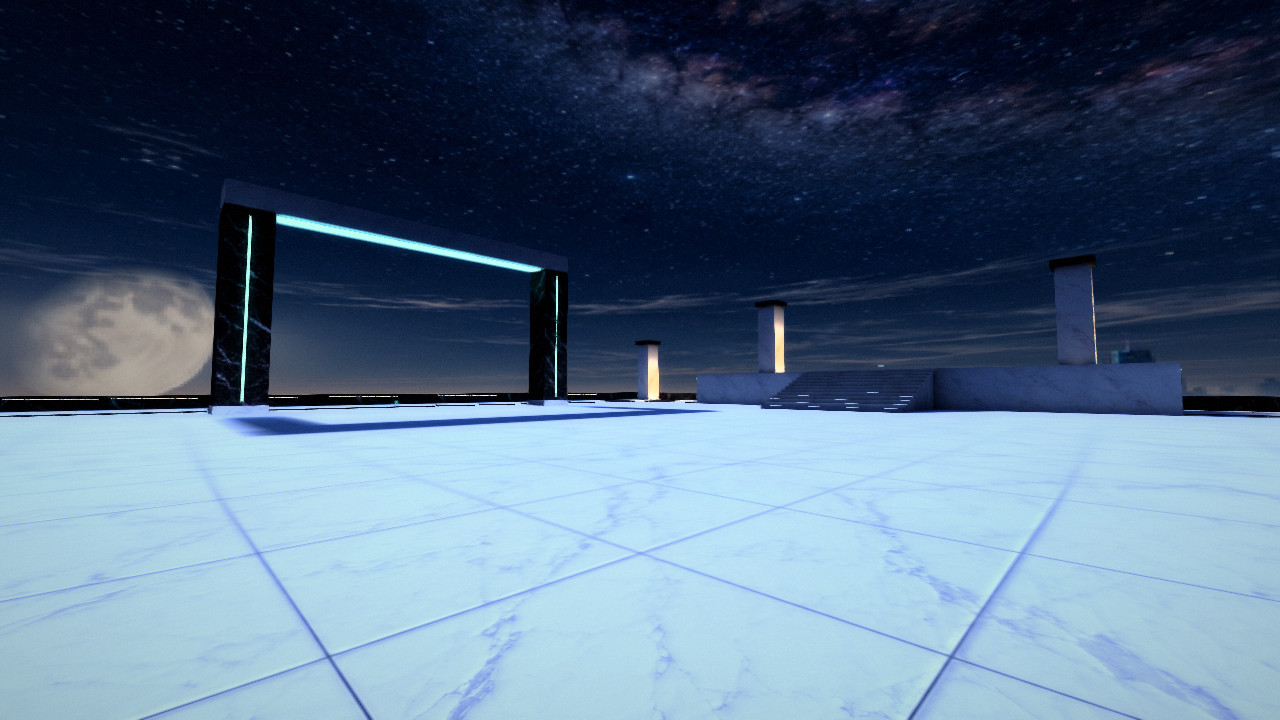
#> input picture docs/screenshots/baseline/nocturne-1-portal.jpg, 1280 x 720 px
$ python sample.py
#> lines starting #> are read from the running program, lines starting #| are printed output that depends on the picture
"""Sample colour stats from the nocturne baseline shots. Usage: python3 -I sample.py"""
import json, os, sys
import numpy as np
from PIL import Image
B = os.path.dirname(os.path.abspath(__file__))
D = os.path.join(B, sys.argv[1]) if len(sys.argv)>1 else B
R = {
 "nocturne-1-portal.jpg": {"sky":(400,40,900,200),"floor_lit":(300,540,900,700),"moon":(60,290,200,380)},
 "nocturne-2-axis.jpg": {"sky":(300,80,1000,250),"floor_lit":(400,430,900,520),"black_marble":(100,548,500,595),"moon":(590,330,670,400),"pillar_dark":(20,100,180,400)},
 "nocturne-3-terrace.jpg": {"sky":(400,50,900,200),"floor_lit":(400,560,900,700),"floor_shadow":(0,520,300,600),"terrace_wall":(310,400,520,440),"pillar_lit":(1085,350,1140,420)},
 "nocturne-4-colonnade.jpg": {"sky":(100,50,500,200),"floor_lit":(300,600,900,700),"black_inlay":(150,565,250,590),"pillar":(600,250,680,450),"haze":(0,415,550,430)},
 "nocturne-5-overview.jpg": {"sky":(300,20,900,120),"moon":(100,100,210,190),"clouds":(0,250,380,330),"floor_lit":(400,560,700,700),"floor_shadow":(1140,570,1260,700),"pillar_warm":(10,340,90,520)},
}
def lum(a): return 0.2126*a[...,0]+0.7152*a[...,1]+0.0722*a[...,2]
def hsv(rgb):
    import colorsys; r,g,b=[x/255 for x in rgb]; h,s,v=colorsys.rgb_to_hsv(r,g,b); return round(h*360),round(s,2),round(v,2)
out={}
for f,regs in R.items():
    a=np.asarray(Image.open(os.path.join(D,f)).convert("RGB")).astype(float)
    L=lum(a)/255
#> in lum, `def lum(a): return 0.2126*a[...,0]+0.7152*a[...,1]+0.0722*a[...,2]`:
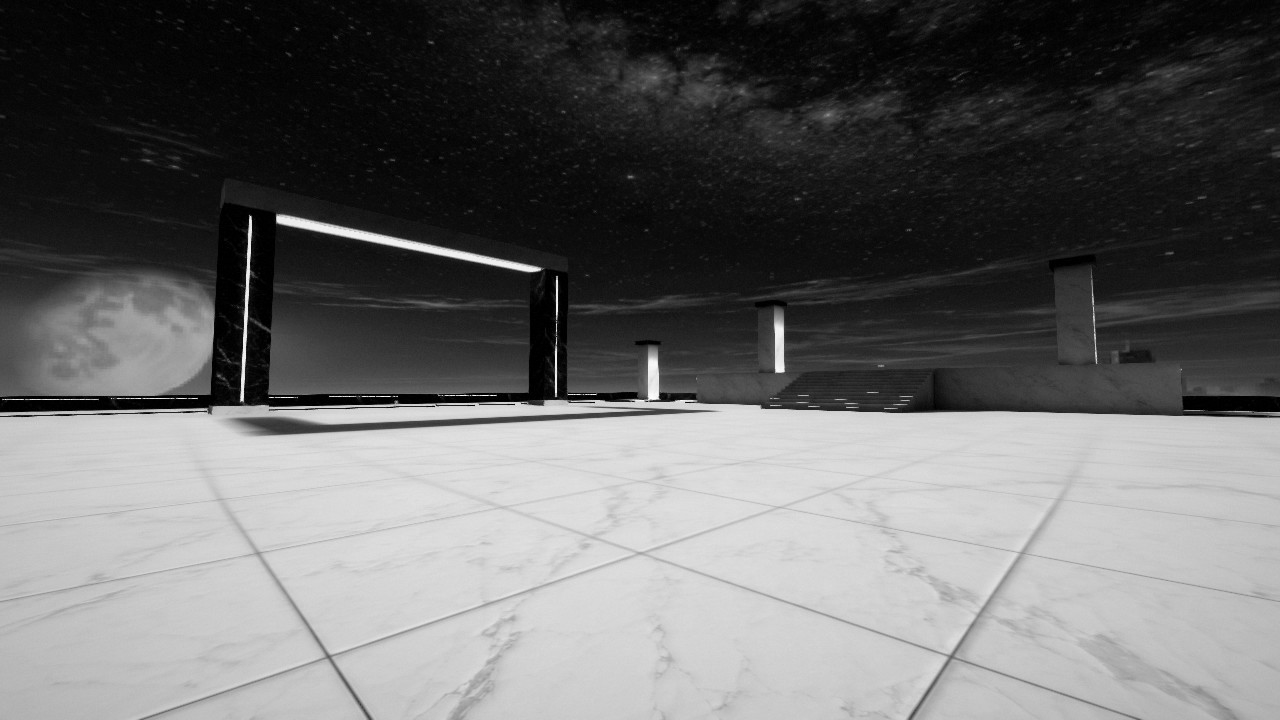
#> returned value: shape (720, 1280) float64; min 0, max 254.8, mean 105.4
    e={"global":{"mean_rgb":[round(x) for x in a.reshape(-1,3).mean(0)],"mean_luma":round(L.mean(),3),
      "p5":round(np.percentile(L,5),3),"p50":round(np.percentile(L,50),3),"p95":round(np.percentile(L,95),3),
      "pct_crushed(<0.03)":round(100*(L<0.03).mean(),1),"pct_clipped(any ch>=250)":round(100*(a.max(-1)>=250).mean(),1),
      "mean_sat":round(float(np.mean((a.max(-1)-a.min(-1))/np.maximum(a.max(-1),1))),3)},"regions":{}}
    for n,(x0,y0,x1,y1) in regs.items():
        p=a[y0:y1,x0:x1].reshape(-1,3); m=p.mean(0)
        e["regions"][n]={"rgb":[round(x) for x in m],"hex":"#%02x%02x%02x"%tuple(round(x) for x in m),"hsv(deg,s,v)":hsv(m),"luma":round(float(lum(m)/255),3),"clip%":round(100*float((p.max(-1)>=250).mean()),1)}
#> this loop made 3 passes
#> m on passes 1 to 3: [12.42, 23.89, 52.16], [176.5, 214.5, 235.8], [143.8, 138.6, 136.1]
#> after the loop, e = 2 items
    out[f]=e
#> pass 2 of the loop `for f,regs in R.items():`:
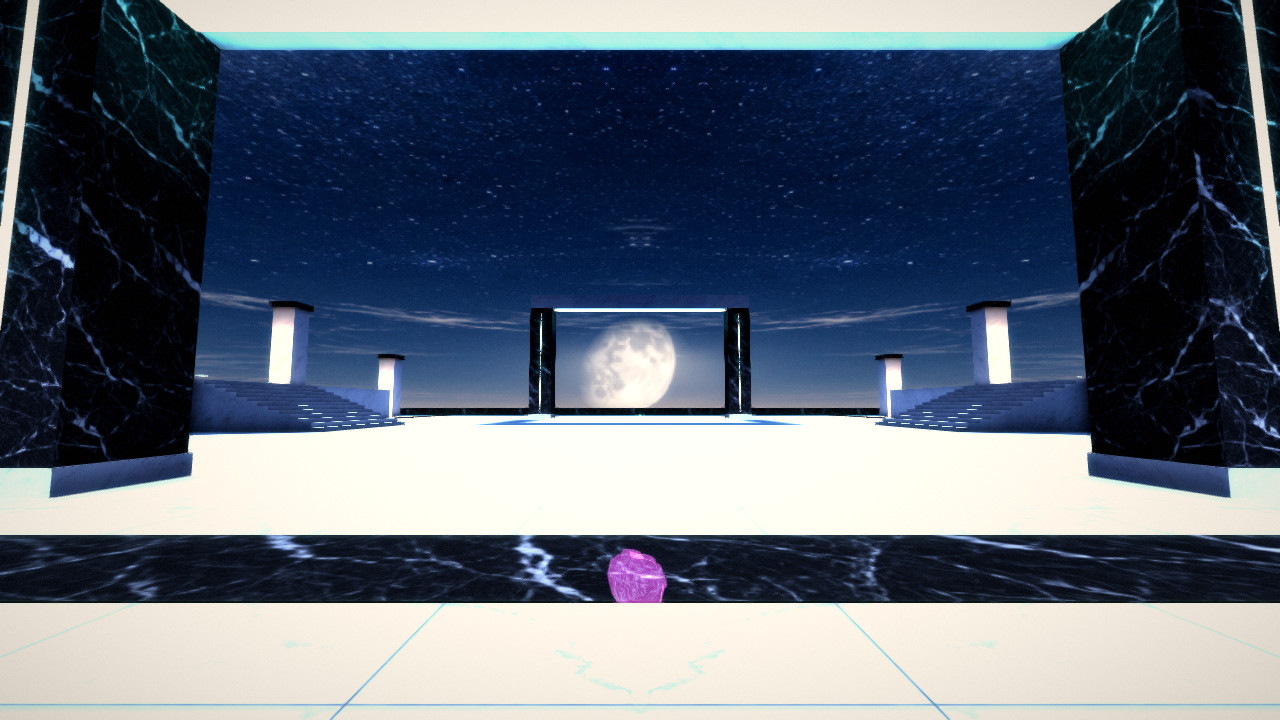
#> input picture docs/screenshots/baseline/nocturne-2-axis.jpg, 1280 x 720 px
#> in lum (call 5), `def lum(a): return 0.2126*a[...,0]+0.7152*a[...,1]+0.0722*a[...,2]`:
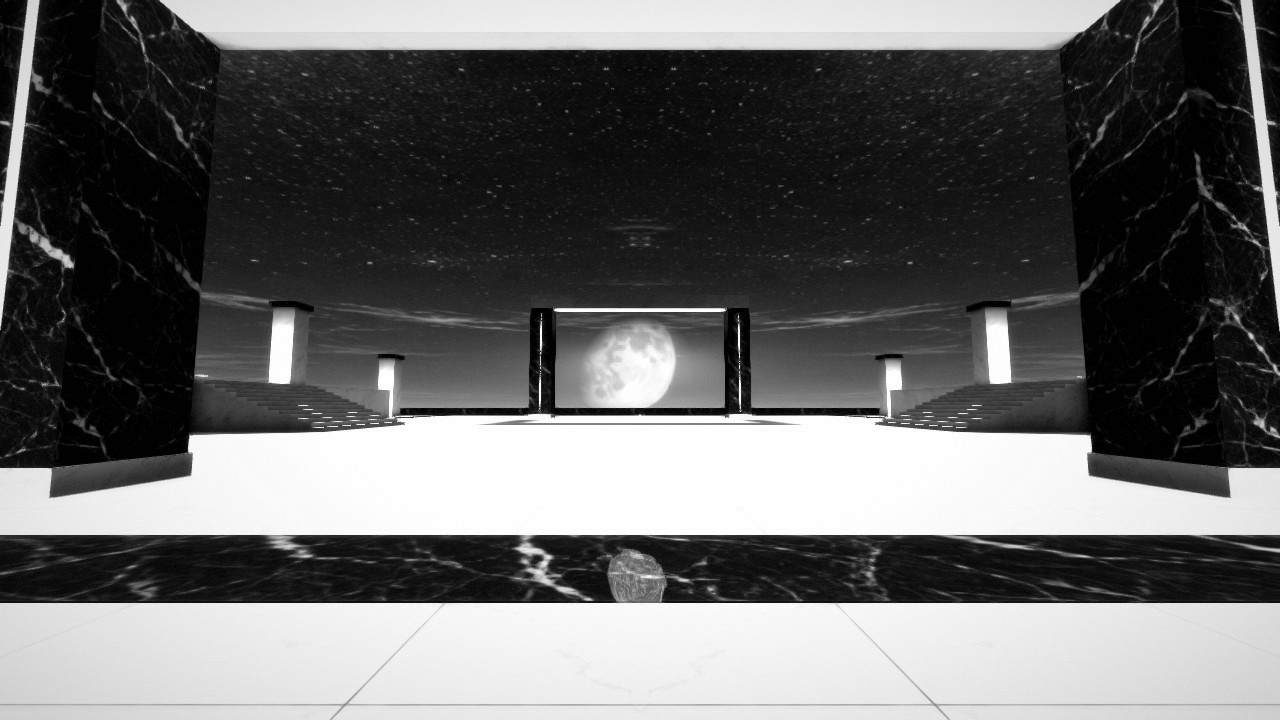
#> returned value: shape (720, 1280) float64; min 0, max 255, mean 105.8
#> the loop `for n,(x0,y0,x1,y1) in regs.items():` made 5 passes
#> m on passes 1 to 5: [3.89, 22.5, 58.68], [254.8, 255, 245.8], [19.35, 26.15, 41.72], [215.5, 212.4, 212.5], [8.15, 12.25, 20.19]
#> pass 3 of the loop `for f,regs in R.items():`:
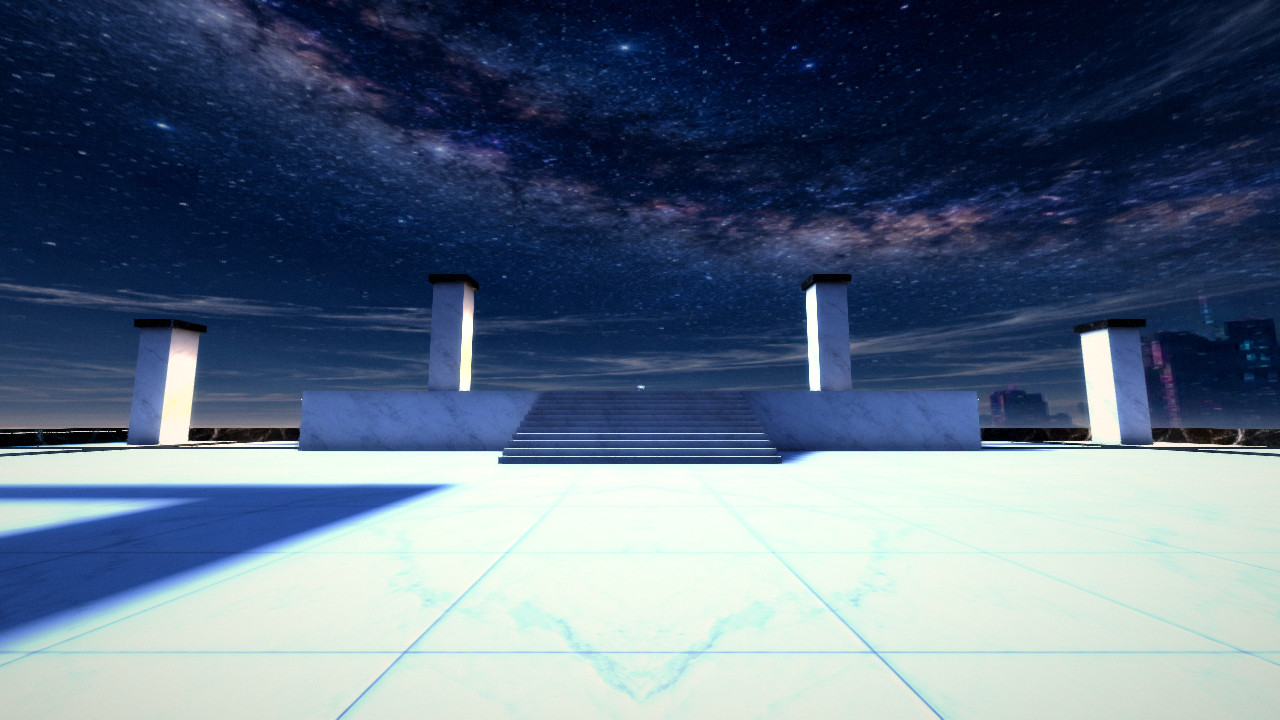
#> input picture docs/screenshots/baseline/nocturne-3-terrace.jpg, 1280 x 720 px
#> in lum (call 11), `def lum(a): return 0.2126*a[...,0]+0.7152*a[...,1]+0.0722*a[...,2]`:
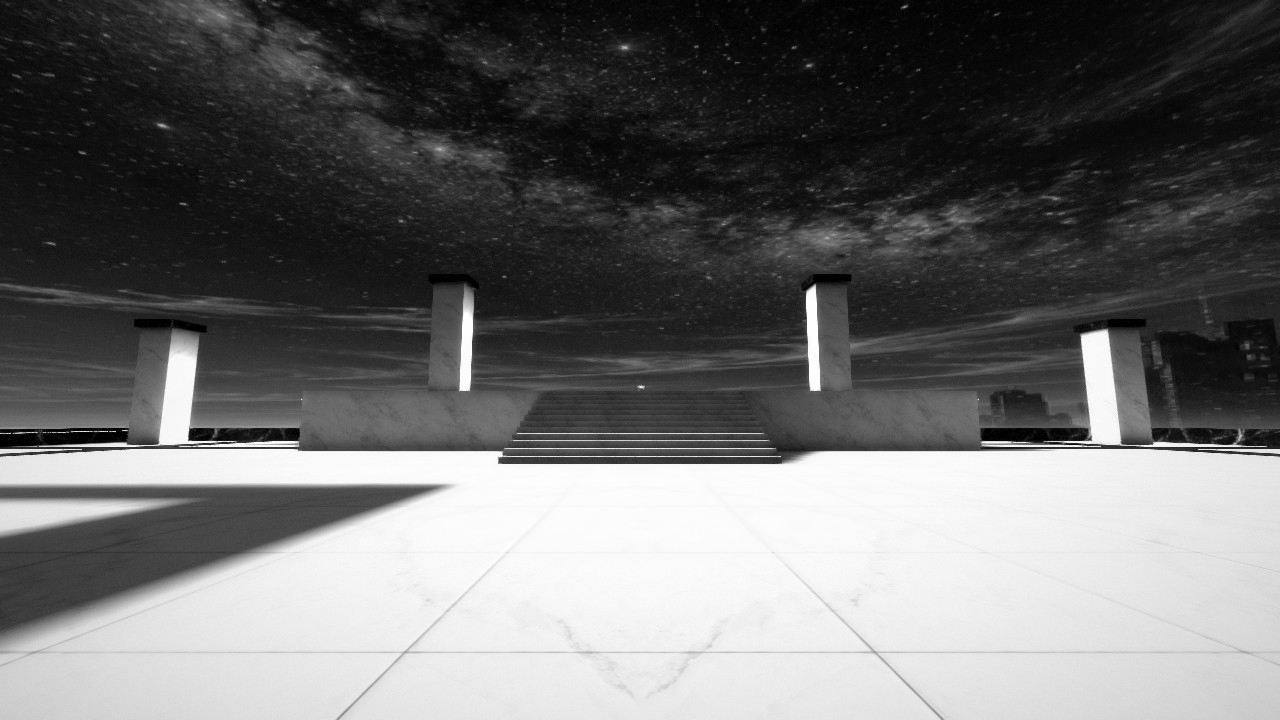
#> returned value: shape (720, 1280) float64; min 0, max 255, mean 108.9
#> the loop `for n,(x0,y0,x1,y1) in regs.items():` made 5 passes
#> m on passes 1 to 5: [10.83, 24.93, 60], [226.8, 244.9, 233.2], [81.06, 113.4, 166.8], [77.82, 106.2, 170.7], [171, 181.4, 202.9]
#> the loop made 5 passes; the first 3 are shown
json.dump(out,open(os.path.join(D,"baseline.json"),"w"),indent=1)
for f,e in out.items():
    print(f,e["global"])
    for n,r in e["regions"].items(): print("   ",n,r["hex"],r["hsv(deg,s,v)"],"luma",r["luma"],"clip%",r["clip%"])
#> this loop made 5 passes
#> f on passes 1 to 5: 'nocturne-1-portal.jpg', 'nocturne-2-axis.jpg', 'nocturne-3-terrace.jpg', 'nocturne-4-colonnade.jpg', 'nocturne-5-overview.jpg'
#> (printed output is left out)
